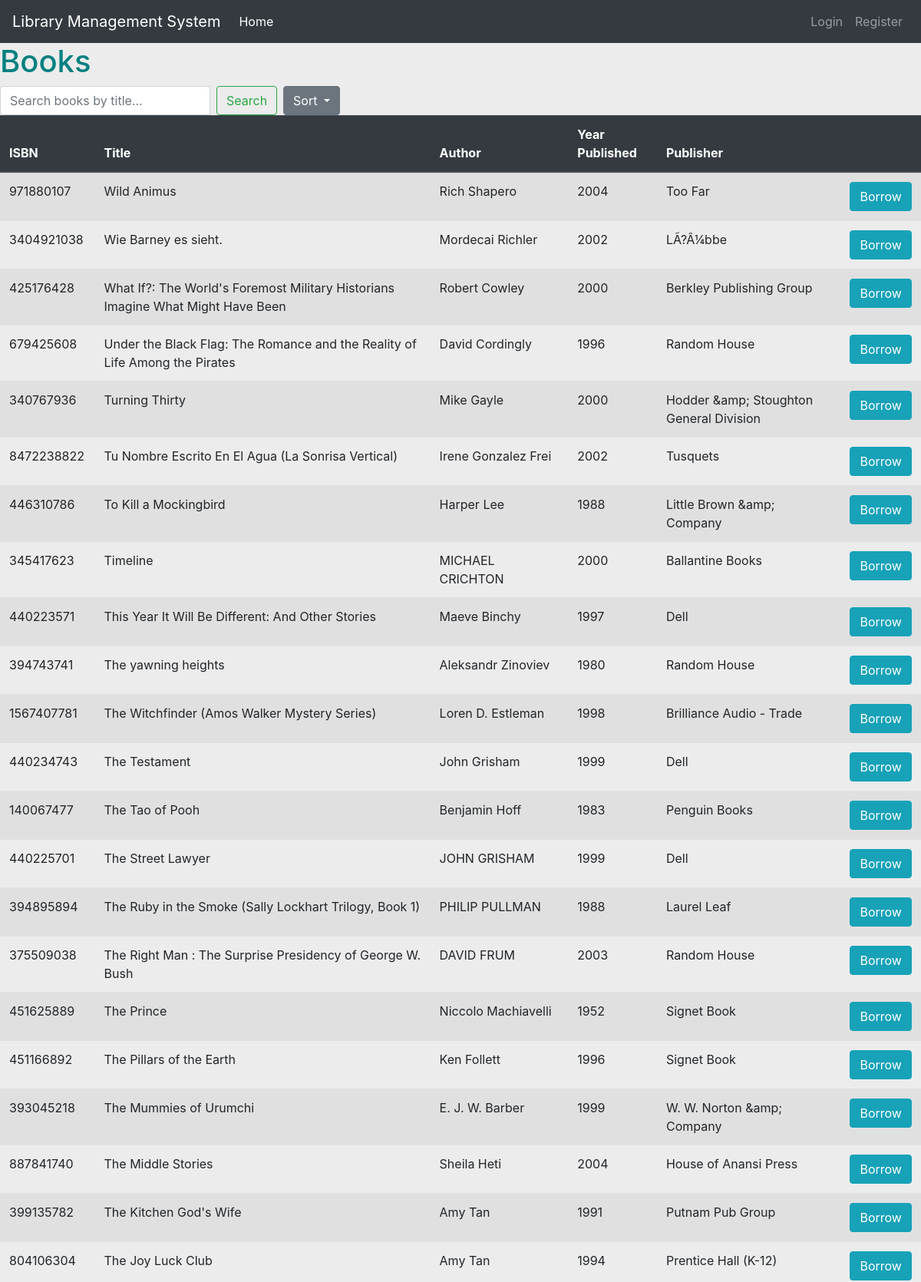
Screenshot of /home?sort=title_za (upper part) with the database file from the repository.
### library/models.py (models this page shows)
class Book(db.Model):
    isbn = db.Column(db.Integer, primary_key=True)
    title = db.Column(db.String(256), nullable=False)
    author = db.Column(db.String(256), nullable=False)
    year_published = db.Column(db.Integer, nullable=False)
    publisher = db.Column(db.String(256))
    borrowed = db.Column(db.Boolean, nullable=False)

### library/routes.py (the view)
@app.route('/')
@app.route('/home')
def home():
    search_query = request.args.get('search_query')
    sort_option = request.args.get('sort')
    if search_query and search_query.lower() != "all":
        books_query = Book.query.filter(Book.title.ilike(f'%{search_query}%'))
        flash("Search results for book title: '{}'".format(search_query), 'success')
    else:
        books_query = Book.query
    if sort_option == 'title_az':
        books_query = books_query.order_by(asc(Book.title))
    elif sort_option == 'title_za':
        books_query = books_query.order_by(desc(Book.title))
    elif sort_option == 'year_oldest':
        books_query = books_query.order_by(asc(Book.year_published))
    elif sort_option == 'year_newest':
        books_query = books_query.order_by(desc(Book.year_published))
    books = books_query.all()
    return render_template('home.html', books=books, search_query=search_query)

### library/templates/home.html (shortened to what this page needs)
{% extends 'base.html' %}
{% block content %}
    <h1 class="title">Books</h1>
    <form class="form-inline" action="{{ url_for('home') }}" method="get">
        <div class="input-group">
            <input type="text" class="form-control mr-sm-2" name="search_query" placeholder="Search books by title...">
            <button class="btn btn-outline-success my-2 my-sm-0" type="submit">Search</button>
        </div>
        {% if books %}
        <div class="btn-group ml-2">
            <button class="btn btn-secondary dropdown-toggle" type="button" data-toggle="dropdown" aria-haspopup="true" aria-expanded="false">
                Sort
            </button>
        </div>
        {% endif %}
    </form>
    <table class="table table-striped">
        <thead class="thead-dark">
            <tr>
                <th>ISBN</th>
                <th>Title</th>
                <th>Author</th>
                <th>Year Published</th>
                <th>Publisher</th>
                <th></th>
            </tr>
        </thead>
        <tbody>
        {% for book in books %}
            <tr class="book">
                <td>{{ book.isbn }}</td>
                <td>{{ book.title }}</td>
                <td>{{ book.author }}</td>
                <td>{{ book.year_published }}</td>
                <td>{{ book.publisher }}</td>
                <td>
                    <button class="btn btn-outline btn-info">Borrow</button>
                </td>
            </tr>
        {% endfor %}
        </tbody>
    </table>
{% endblock %}

### library/templates/base.html (style rules this page uses)
body { background-color: #ECECEC; color: teal }

### rows the page displays
Book: isbn "971880107", title "Wild Animus", author "Rich Shapero", year_published "2004", publisher "Too Far"
Book: isbn "3404921038", title "Wie Barney es sieht.", author "Mordecai Richler", year_published "2002", publisher "LÃ?Â¼bbe"
Book: isbn "425176428", title "What If?: The World's Foremost Military Historians Imagine What Might Have Been", author "Robert Cowley", year_published "2000", publisher "Berkley Publishing Group"
Book: isbn "679425608", title "Under the Black Flag: The Romance and the Reality of Life Among the Pirates", author "David Cordingly", year_published "1996", publisher "Random House"
Book: isbn "340767936", title "Turning Thirty", author "Mike Gayle", year_published "2000", publisher "Hodder &amp; Stoughton General Division"
Book: isbn "8472238822", title "Tu Nombre Escrito En El Agua (La Sonrisa Vertical)", author "Irene Gonzalez Frei", year_published "2002", publisher "Tusquets"
Book: isbn "446310786", title "To Kill a Mockingbird", author "Harper Lee", year_published "1988", publisher "Little Brown &amp; Company"
Book: isbn "345417623", title "Timeline", author "MICHAEL CRICHTON", year_published "2000", publisher "Ballantine Books"
Book: isbn "440223571", title "This Year It Will Be Different: And Other Stories", author "Maeve Binchy", year_published "1997", publisher "Dell"
Book: isbn "394743741", title "The yawning heights", author "Aleksandr Zinoviev", year_published "1980", publisher "Random House"
Book: isbn "1567407781", title "The Witchfinder (Amos Walker Mystery Series)", author "Loren D. Estleman", year_published "1998", publisher "Brilliance Audio - Trade"
Book: isbn "440234743", title "The Testament", author "John Grisham", year_published "1999", publisher "Dell"
Book: isbn "140067477", title "The Tao of Pooh", author "Benjamin Hoff", year_published "1983", publisher "Penguin Books"
Book: isbn "440225701", title "The Street Lawyer", author "JOHN GRISHAM", year_published "1999", publisher "Dell"
Book: isbn "394895894", title "The Ruby in the Smoke (Sally Lockhart Trilogy, Book 1)", author "PHILIP PULLMAN", year_published "1988", publisher "Laurel Leaf"
Book: isbn "375509038", title "The Right Man : The Surprise Presidency of George W. Bush", author "DAVID FRUM", year_published "2003", publisher "Random House"
Book: isbn "451625889", title "The Prince", author "Niccolo Machiavelli", year_published "1952", publisher "Signet Book"
Book: isbn "451166892", title "The Pillars of the Earth", author "Ken Follett", year_published "1996", publisher "Signet Book"
Book: isbn "393045218", title "The Mummies of Urumchi", author "E. J. W. Barber", year_published "1999", publisher "W. W. Norton &amp; Company"
Book: isbn "887841740", title "The Middle Stories", author "Sheila Heti", year_published "2004", publisher "House of Anansi Press"
Book: isbn "399135782", title "The Kitchen God's Wife", author "Amy Tan", year_published "1991", publisher "Putnam Pub Group"
Book: isbn "804106304", title "The Joy Luck Club", author "Amy Tan", year_published "1994", publisher "Prentice Hall (K-12)"
